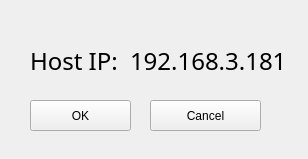
<?xml version="1.0" encoding="UTF-8"?>
<ui version="4.0">
 <class>creating_connection</class>
 <widget class="QWidget" name="creating_connection">
  <property name="geometry">
   <rect>
    <x>0</x>
    <y>0</y>
    <width>308</width>
    <height>159</height>
   </rect>
  </property>
  <property name="windowTitle">
   <string>Form</string>
  </property>
  <widget class="QLabel" name="label">
   <property name="geometry">
    <rect>
     <x>30</x>
     <y>40</y>
     <width>121</width>
     <height>41</height>
    </rect>
   </property>
   <property name="font">
    <font>
     <family>等线</family>
     <pointsize>18</pointsize>
    </font>
   </property>
   <property name="text">
    <string>Host IP:</string>
   </property>
  </widget>
  <widget class="QLabel" name="label_2">
   <property name="geometry">
    <rect>
     <x>130</x>
     <y>50</y>
     <width>171</width>
     <height>21</height>
    </rect>
   </property>
   <property name="font">
    <font>
     <family>等线</family>
     <pointsize>18</pointsize>
    </font>
   </property>
   <property name="text">
    <string>192.168.3.181</string>
   </property>
  </widget>
  <widget class="QPushButton" name="pushButton">
   <property name="geometry">
    <rect>
     <x>30</x>
     <y>100</y>
     <width>101</width>
     <height>31</height>
    </rect>
   </property>
   <property name="text">
    <string>OK</string>
   </property>
  </widget>
  <widget class="QPushButton" name="pushButton_2">
   <property name="geometry">
    <rect>
     <x>150</x>
     <y>100</y>
     <width>111</width>
     <height>31</height>
    </rect>
   </property>
   <property name="text">
    <string>Cancel</string>
   </property>
  </widget>
 </widget>
 <resources/>
 <connections>
  <connection>
   <sender>pushButton</sender>
   <signal>clicked()</signal>
   <receiver>creating_connection</receiver>
   <slot>close()</slot>
   <hints>
    <hint type="sourcelabel">
     <x>120</x>
     <y>225</y>
    </hint>
    <hint type="destinationlabel">
     <x>199</x>
     <y>149</y>
    </hint>
   </hints>
  </connection>
  <connection>
   <sender>pushButton_2</sender>
   <signal>clicked()</signal>
   <receiver>creating_connection</receiver>
   <slot>close()</slot>
   <hints>
    <hint type="sourcelabel">
     <x>265</x>
     <y>225</y>
    </hint>
    <hint type="destinationlabel">
     <x>199</x>
     <y>149</y>
    </hint>
   </hints>
  </connection>
 </connections>
</ui>
